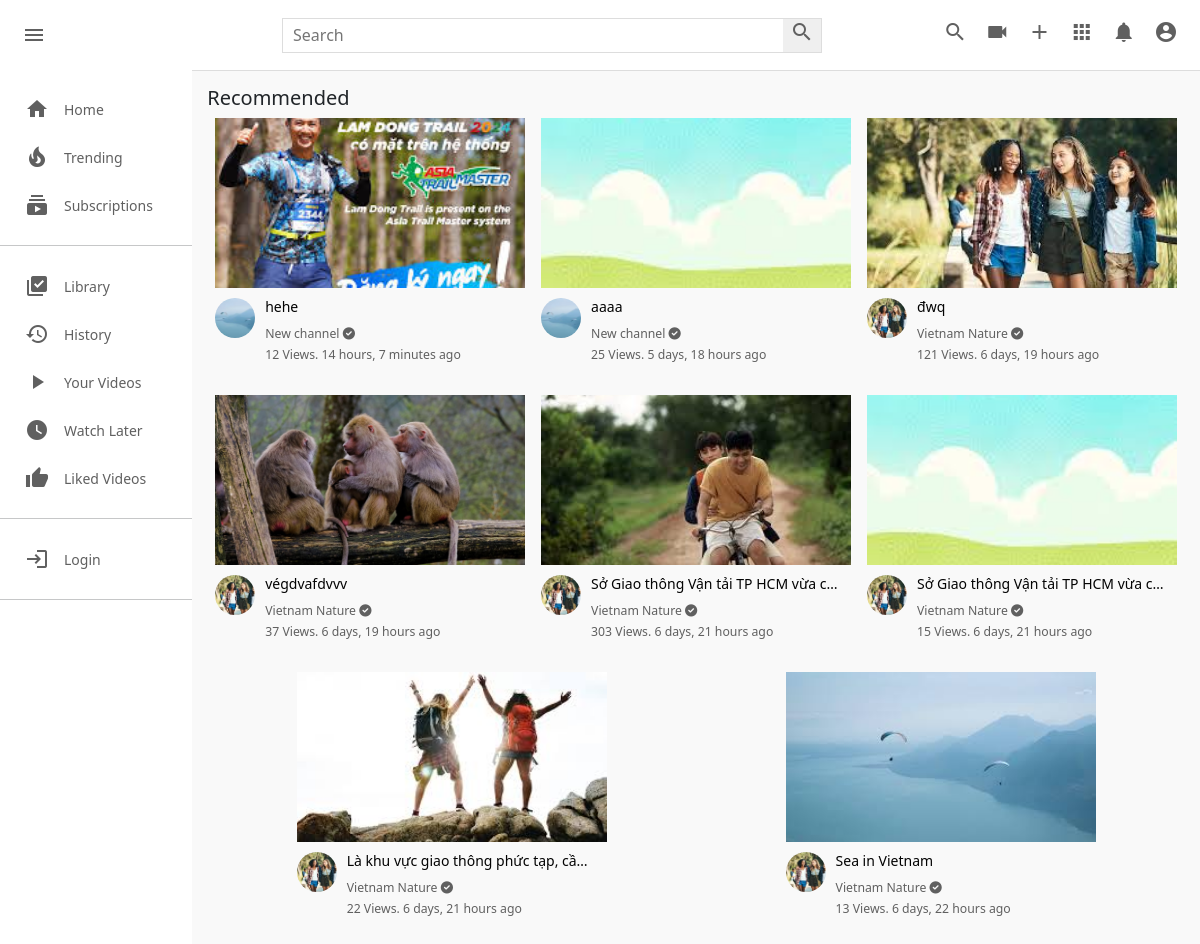
The page / on the database its author committed.
### core/models.py (models this page shows, shortened)
class Video(models.Model):
  video = models.FileField(upload_to=user_directory_path)
  image = models.ImageField(upload_to=user_directory_path, null=True, blank=True)
  title = models.CharField(max_length=100)
  description = models.TextField(null=True, blank=True)
  tags = TaggableManager()
  date = models.DateTimeField(auto_now_add=True)
  visibility = models.CharField(choices=VISIBILITY, max_length=100, default="public")
  user = models.ForeignKey(User, on_delete=models.SET_NULL, null=True)
  views = models.PositiveIntegerField(default=0)
  likes = models.ManyToManyField(User, related_name="likes")
  featured = models.BooleanField(default=False)

### userauths/models.py (models this page shows, shortened)
class User(AbstractUser):
    email = models.EmailField(unique=True, null=True)
    username = models.CharField(max_length=1000)
    USERNAME_FIELD = "email"
    REQUIRED_FIELDS = ["username"]

### channel/models.py (models this page shows, shortened)
class Channel(models.Model):
  channel_art = models.ImageField(upload_to=user_directory_path, null=True, blank=True)
  image = models.ImageField(upload_to=user_directory_path, null=True, blank=True)
  full_name = models.CharField(max_length=200)
  channel_name = models.CharField(max_length=200)
  description = models.TextField(null=True, blank=True)
  keywords = TaggableManager()
  joined = models.DateTimeField(auto_now_add=True)
  status = models.CharField(choices=STATUS, max_length=100, default="active")
  user = models.OneToOneField(User, on_delete=models.SET_NULL, null=True, related_name="channel")
  subscribers = models.ManyToManyField(User, related_name="user_subs")
  verified = models.BooleanField(default=False)
  total_views = models.IntegerField(default=0)
  business_email = models.EmailField(null=True, blank=True)
  make_business_email_public = models.BooleanField(default=False)
  business_location = models.CharField(null=True, blank=True, max_length=500)
  make_business_location_public = models.BooleanField(default=False)
  website = models.URLField(default="https://my-website.com/")
  instagram = models.URLField(default="https://instagram.com/")
  facebook = models.URLField(default="https://facebook.com/")
  twitter = models.URLField(default="https://twitter.com/")

### core/views.py (the view)
# urls.py: path("", views.index, name="index"),
def index(request):
  video = Video.objects.filter(visibility="public").order_by("-date")
  context = {
    "video":video
  }
  return render(request, "index.html", context)

### templates/index.html (shortened to what this page needs)
{% load static %}
<!DOCTYPE html>
<html lang="en">
<head>
    <link rel="stylesheet" href="{% static 'css/style.css' %}" type="text/css">
    <link rel="stylesheet" href="https://use.fontawesome.com/releases/v6.0.0/css/all.css" />
</head>
<body>
    <div class="header">
        <a style="text-decoration: none;" href="{% url 'index' %}">
            <div class="header__left">
                <i id="menu" class="material-icons">menu</i>
            </div>
        </a>
        <div class="header__search">
            <form action="{% url 'search' %}" method="GET">
                <input type="text" placeholder="Search" name="q">
                <button><i class="material-icons">search</i></button>
            </form>
        </div>
        <div class="header__icons">
            <i class="material-icons display-this">search</i>
            <a href="{% url 'upload-video' %}"><i class="material-icons ">videocam</i></a>
            <a href="{% url 'create-community-post' request.user.channel.id %}"><i class="material-icons ">add</i></a>
            <i class="material-icons">apps</i>
            <i class="material-icons display-this">notifications</i>
            <a href="channel.html"><i id="drop-down" class="material-icons display-this">account_circle</i></a>
        </div>
    </div>
    {% include 'partials/alert.html' %}
    <div class="mainBody">
        {% include 'partials/sidebar.html' %}
        <div class="videos">
            <div class="drop-down-container">
                <h1 style="font-size: 20px">Recommended</h1>
            </div>
            <div class="videos__container">
                {% for v in video %}
                <div class="video">
                    <div class="video__thumbnail">
                        <a href="{% url 'video-detail' v.id %}">
                        <img src="{{ v.image.url }}" alt="">
                    </div>
                    <div class="video__details">
                        <div class="author">
                            <img src="{{ v.user.channel.image.url }}" alt="">
                        </div>
                        <div class="title">
                            <a href="{% url 'video-detail' v.id %}">
                                <h3>{{ v.title|truncatechars:35 }}</h3>
                            </a>
                            <a href="">
                                <small>
                                    {{ v.user.channel.channel_name }}
                                    {% if v.user.channel.verified == True %}
                                        <i class="fas fa-check-circle"></i>
                                    {% endif %}
                                </small>
                            </a>
                            <span><small>{{ v.views }} Views. {{ v.date|timesince }} ago</small></span>
                        </div>
                    </div>
                </div>
                {% endfor %}
            </div>
        </div>
    </div>
</body>
</html>

### static/css/style.css (style rules this page uses)
* { margin: 0; padding: 0; box-sizing: border-box; }
body { font-family: poppins; }
.material-icons { color: rgb(96, 96, 96); }
.header { display: flex; justify-content: space-between; align-items: center; height: 70px; padding: 15px; }
.header__left { display: flex; align-items: center; }
.header i { padding: 0 7px; cursor: pointer; }
.header__search form { border: 1px solid #ddd; height: 35px; margin: 0; padding: 0; display: flex; }
.header__search input { width: 500px; padding: 10px; margin: 0; border-radius: 0; border: none; height: 100%; }
.header__search button { padding: 0; margin: 0; height: 100%; border: none; border-radius: 0; }
.mainBody { height: calc(100vh - 70px); display: flex; overflow: hidden; }
.videos { background-color: #f9f9f9; width: 100%; height: 100%; padding: 15px 15px; border-top: 1px solid #ddd; overflow-y: scroll; }
.videos__container { display: flex; flex-direction: row; justify-content: space-around; flex-wrap: wrap; }
.video { width: 310px; margin-bottom: 30px; }
.video__thumbnail { width: 100%; height: 170px; }
.video__thumbnail img { object-fit: cover; height: 100%; width: 100%; }
.author img { object-fit: cover; border-radius: 50%; height: 40px; width: 40px; margin-right: 10px; }
.video__details { display: flex; margin-top: 10px; }
.title { display: flex; flex-direction: column; }
.title h3 { color: rgb(3, 3, 3); line-height: 18px; font-size: 14px; margin-bottom: 6px; }
.title a, span { text-decoration: none; color: rgb(96, 96, 96); font-size: 14px; }
h1 { font-size: 20px; margin-bottom: 10px; color: rgb(3, 3, 3); }
.drop-down-container { display: flex; align-items: center; justify-content: space-between; }
a { text-decoration: none; }

### rows shown on the page
Video: image (picture), user.channel.image (picture), title "hehe", user.channel.channel_name "New channel", views "12", date "14 hours, 7 minutes"
Video: image (picture), user.channel.image (picture), title "aaaa", user.channel.channel_name "New channel", views "25", date "5 days, 18 hours"
Video: image (picture), user.channel.image (picture), title "đwq", user.channel.channel_name "Vietnam Nature", views "121", date "6 days, 19 hours"
Video: image (picture), user.channel.image (picture), title "végdvafdvvv", user.channel.channel_name "Vietnam Nature", views "37", date "6 days, 19 hours"
Video: image (picture), user.channel.image (picture), title "Sở Giao thông Vận tải TP HCM vừa c…", user.channel.channel_name "Vietnam Nature", views "303", date "6 days, 21 hours"
Video: image (picture), user.channel.image (picture), title "Sở Giao thông Vận tải TP HCM vừa c…", user.channel.channel_name "Vietnam Nature", views "15", date "6 days, 21 hours"
Video: image (picture), user.channel.image (picture), title "Là khu vực giao thông phức tạp, cầ…", user.channel.channel_name "Vietnam Nature", views "22", date "6 days, 21 hours"
Video: image (picture), user.channel.image (picture), title "Sea in Vietnam", user.channel.channel_name "Vietnam Nature", views "13", date "6 days, 22 hours"
